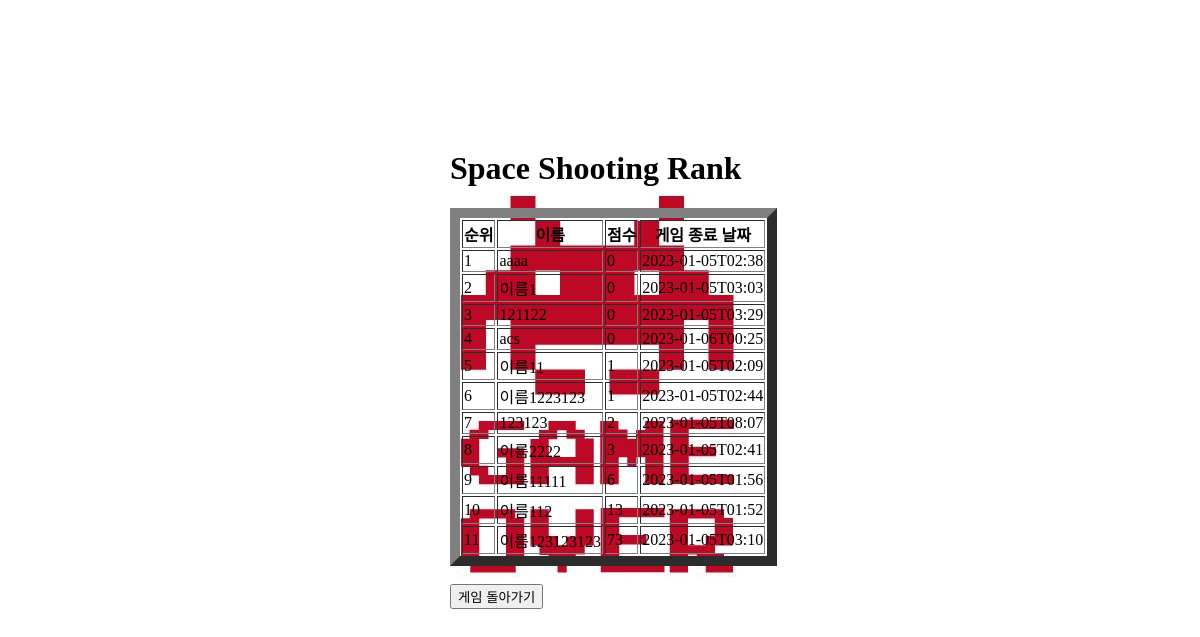
Screenshot of /shootingApp/show/ with the database file from the repository.
### shootingApp/models.py (models this page shows)
class Space_shooting(models.Model):
    name = models.CharField(max_length=10,null=True)
    score = models.IntegerField()
    time_info = models.CharField(max_length=100,null=True)
    class Meta:
        managed = False

### shootingApp/views.py (the view)
# urls.py: path("show/", views.show),
def show(request):
    shooting = Space_shooting.objects.all().order_by('score','time_info')
    return render(request, "shootingApp/show.html", {'data':shooting})

### shootingApp/templates/shootingApp/show.html (shortened to what this page needs)
<head>
    <h1>Space Shooting Rank</h1>
    </head>
    <body>
        <table border = '10'>
            <tr>
                <th>순위</th>
                <th>이름</th>
                <th>점수</th>
                <th>게임 종료 날짜</th>
            </tr>
            {% for pu in data %}
            <tr>
                <h3>
                    <td>{{forloop.counter0|add:1}}</td>
                    <td>{{pu.name}}</td>
                    <td>{{pu.score}}</td>
                    <td>{{pu.time_info}}</td>
                </h3>
            </tr>
            {% endfor %}
        </table>
        <br>
        <input type="button" class="shootingreturn" value="게임 돌아가기"
        onclick="location.href='../'" >
    </body>

### shootingApp/templates/shootingApp/show.html (style rules this page uses)
body { margin-left: 450; margin-top: 150; background-image: url("/static/shootingApp/images/space2.png"); background-repeat: no-repeat; background-position-x: center; background-position-y: center; }

### rows the page displays
Space_shooting: name "aaaa", score "0", time_info "2023-01-05T02:38"
Space_shooting: name "이름1", score "0", time_info "2023-01-05T03:03"
Space_shooting: name "121122", score "0", time_info "2023-01-05T03:29"
Space_shooting: name "acs", score "0", time_info "2023-01-06T00:25"
Space_shooting: name "이름11", score "1", time_info "2023-01-05T02:09"
Space_shooting: name "이름1223123", score "1", time_info "2023-01-05T02:44"
Space_shooting: name "123123", score "2", time_info "2023-01-05T08:07"
Space_shooting: name "이름2222", score "3", time_info "2023-01-05T02:41"
Space_shooting: name "이름11111", score "6", time_info "2023-01-05T01:56"
Space_shooting: name "이름112", score "13", time_info "2023-01-05T01:52"
Space_shooting: name "이름123123123", score "73", time_info "2023-01-05T03:10"
